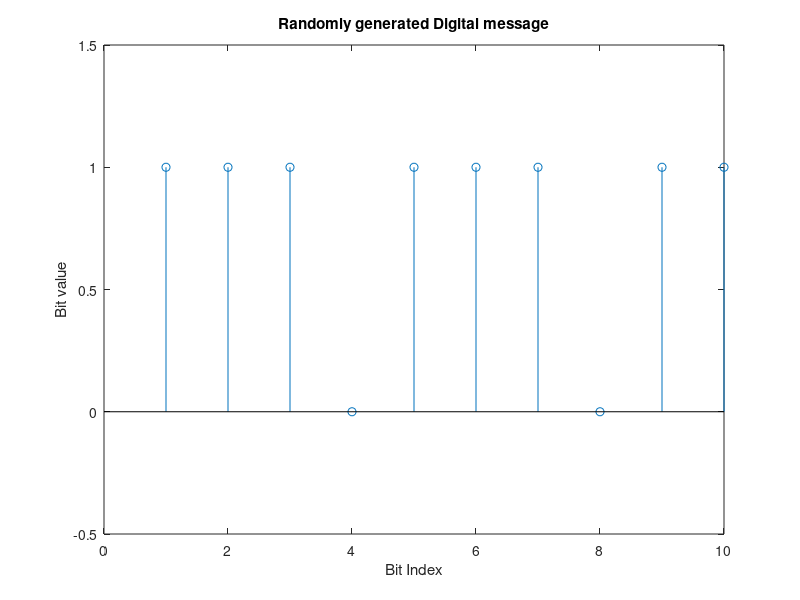
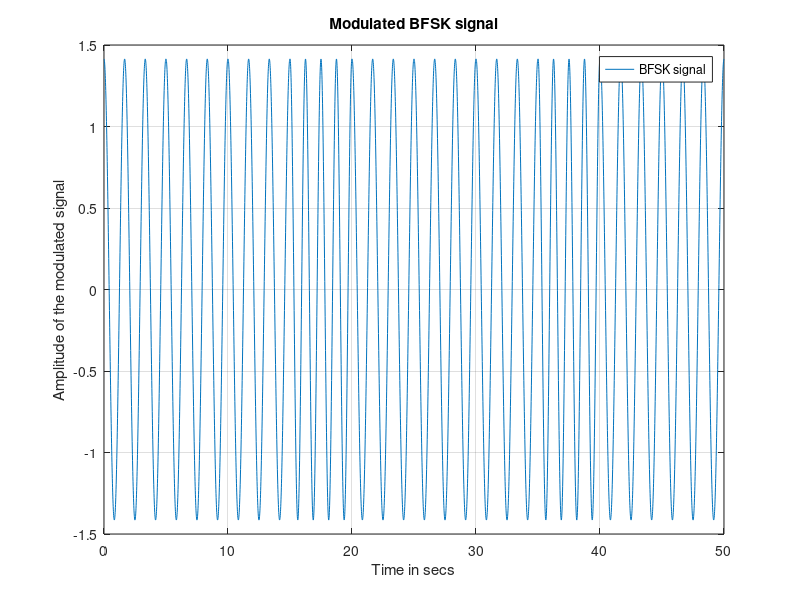
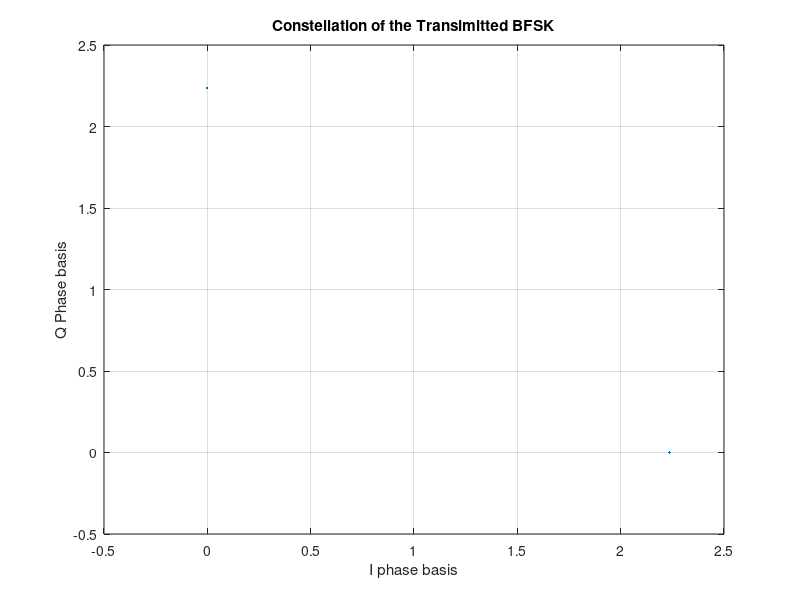
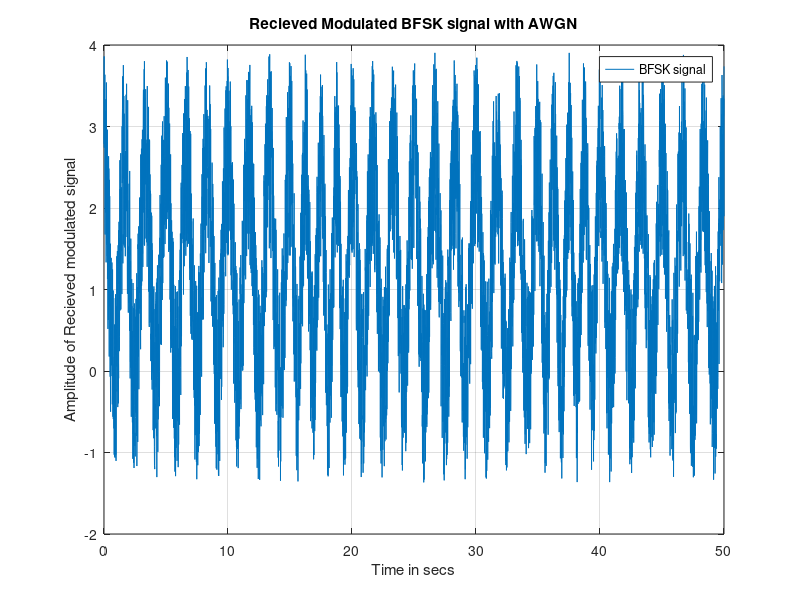

Recreate these plots in MATLAB, in order.
%% setting parameters 

clear 
clc 

Tb = 5; %% bit duration in secs  
Eb = 5; %% Energy per bit 
N_bit = 500; %%number of samples per bit 
t_bit = linspace(0,Tb,N_bit); %% time base for each bit  
msg_l = 10 ; %% number of bits sent 
t_signal = linspace(0,msg_l*Tb,msg_l*N_bit); %% total duration of the messag 
N0 = 5;

% carrier frequencies 
f1 =(2+1)/Tb;
f2 =(2+2)/Tb;
fc =2/Tb;

%% Message source ------> generates a rondom stream of 0s and 1s

message = randi([0 1],1,msg_l);
figure
stem(message)
title('Randomly generated Digital message')
ylabel('Bit value')
xlabel('Bit Index')
ylim([-0.5 1.5])


%% BFSK modulator ---> send a different carrier depending on the bit sent  

carrier_I = sqrt(2*Eb/Tb) * cos(2*pi*f1*t_bit);
carrier_Q = sqrt(2*Eb/Tb) * cos(2*pi*f2*t_bit);

modulatedSignal = [];

for i = 1:1:length(message)
    if message(i) == 1
       modulatedSignal= [modulatedSignal carrier_I];
    elseif message(i) == 0
        modulatedSignal= [modulatedSignal carrier_Q];
    end 
end

figure
plot(t_signal,modulatedSignal)
title('Modulated BFSK signal')
ylabel('Amplitude of the modulated signal')
xlabel('Time in secs')
grid on
legend('BFSK signal')

%% Constellation of transsmitted BFSK ---> two basis functions 

basis_func_i = sqrt(2/Tb)*cos(2*pi*f1*t_bit);
basis_func_Q = sqrt(2/Tb)*cos(2*pi*f2*t_bit);

% Since it is a two dimentional signal space, each message point is
% represented by a pair of numbers 
si1_vector=[];
si2_vector=[];

% projection on Inphase 
for i = 1:N_bit:length(modulatedSignal)
    vec = modulatedSignal(i:i+N_bit-1);
    vec = vec.*basis_func_i;
    intg = trapz(t_bit,vec); %% seperation is tb 
    si1_vector=[si1_vector intg];
end  

% projection on quadratue 

for i = 1:N_bit:length(modulatedSignal)
    vec = modulatedSignal(i:i+N_bit-1);
    vec = vec.*basis_func_Q;
    intg = trapz(t_bit,vec); %% seperation is tb 
    si2_vector=[si2_vector intg];
end 

si_vector = [si1_vector ; si2_vector];

scatterplot(transpose(si_vector));

title('Constellation of the Transimitted BFSK')
ylabel('Q Phase basis')
xlabel('I phase basis')
grid on

%% Adding whie additive Gussian noise from a normal distribution 

recievedSignal = modulatedSignal + unifrnd(0,N0/2,1,length(modulatedSignal));

figure()
plot(t_signal,recievedSignal)

title(' Recieved Modulated BFSK signal with AWGN ')
ylabel(' Amplitude of Recieved modulated signal ')
xlabel(' Time in secs ')
grid on
legend('BFSK signal')


%% Constellation of recieved BFSK

basis_func_i = sqrt(2/Tb)*cos(2*pi*f1*t_bit);
basis_func_Q = sqrt(2/Tb)*cos(2*pi*f2*t_bit);

xi1_vector=[];
xi2_vector=[];

for i = 1:N_bit:length(recievedSignal)
    vec = recievedSignal(i:i+N_bit-1);
    vec = vec.*basis_func_i;
    intg = trapz(t_bit,vec); %% seperation is tb 
    xi1_vector = [xi1_vector intg];
end  

for i = 1:N_bit:length(recievedSignal)
    vec = recievedSignal(i:i+N_bit-1);
    vec = vec.*basis_func_Q;
    intg = trapz(t_bit,vec); %% seperation is tb 
    xi2_vector = [xi2_vector intg];
end 

xi_vector=[xi1_vector ; xi2_vector];

scatterplot(transpose(xi_vector))
title('Constellation of the Received BFSK')
ylabel('Q Phase basis')
xlabel('I phase basis')
grid on


%% Signal transimission decoder -----> using ML rule

rec_signal_Decoded = [];

d1=[]; % distance from 1
d2=[]; % distance from 0

for i = 1:1:length(xi_vector)  
    
x1 = sqrt((xi_vector(1,i) - sqrt(Eb))^2 + (xi_vector(2,i) - 0)^2);
x2 = sqrt((xi_vector(1,i) - 0)^2 + (xi_vector(2,i) - sqrt(Eb))^2);

d1=[d1 x1];
d2=[d2 x2];
end
d1=abs(d1);
d2=abs(d2);

for i=1:1:length(xi2_vector)
    if d1(i)<d2(i)
        rec_signal_Decoded=[rec_signal_Decoded 1];
    else
        rec_signal_Decoded=[rec_signal_Decoded 0];
    end
    
end


%% PSD of the transimmited baseband BFSK

base_I = sqrt(2*Eb/Tb)* cos(pi*t_bit/Tb);
base_Q = sqrt(2*Eb/Tb)* sin(pi*t_bit/Tb);
base_band = [];

for i = 1:1:length(message)
    seg = base_I + (-1)^message(i)*base_Q;
   base_band = [base_band seg];
end

ts = Tb/N_bit;
[psd,f]= periodogram(base_band,[],[],1/ts*30);

f = f/Tb;
psd = 10*log10(psd/(2*Eb));

% figure
% plot(f,psd)
% xlim([0 5])
% title('PSD of the Transimitted BFSK')
% ylabel('Spectral power Density in dB ')
% xlabel('Normalized Frequency')
% grid on
% legend('BFSK PSD')







